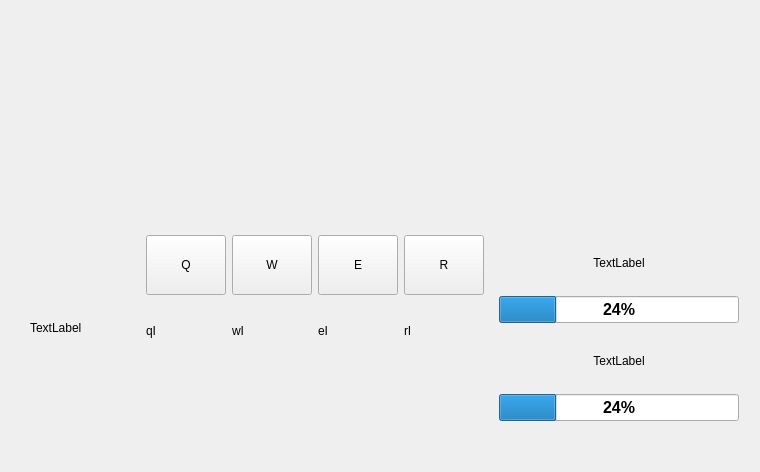
<?xml version="1.0" encoding="UTF-8"?>
<ui version="4.0">
 <class>window</class>
 <widget class="QWidget" name="window">
  <property name="geometry">
   <rect>
    <x>0</x>
    <y>0</y>
    <width>760</width>
    <height>472</height>
   </rect>
  </property>
  <property name="windowTitle">
   <string>Form</string>
  </property>
  <layout class="QHBoxLayout" name="horizontalLayout_2">
   <item>
    <spacer name="horizontalSpacer">
     <property name="orientation">
      <enum>Qt::Horizontal</enum>
     </property>
     <property name="sizeHint" stdset="0">
      <size>
       <width>13</width>
       <height>20</height>
      </size>
     </property>
    </spacer>
   </item>
   <item>
    <layout class="QVBoxLayout" name="verticalLayout_6">
     <item>
      <spacer name="verticalSpacer_2">
       <property name="orientation">
        <enum>Qt::Vertical</enum>
       </property>
       <property name="sizeHint" stdset="0">
        <size>
         <width>20</width>
         <height>40</height>
        </size>
       </property>
      </spacer>
     </item>
     <item>
      <layout class="QVBoxLayout" name="playerWindowLayout"/>
     </item>
     <item>
      <layout class="QVBoxLayout" name="verticalLayout_5">
       <item>
        <layout class="QHBoxLayout" name="horizontalLayout">
         <item>
          <spacer name="horizontalSpacer_3">
           <property name="orientation">
            <enum>Qt::Horizontal</enum>
           </property>
           <property name="sizeHint" stdset="0">
            <size>
             <width>40</width>
             <height>20</height>
            </size>
           </property>
          </spacer>
         </item>
         <item>
          <spacer name="horizontalSpacer_7">
           <property name="orientation">
            <enum>Qt::Horizontal</enum>
           </property>
           <property name="sizeHint" stdset="0">
            <size>
             <width>40</width>
             <height>20</height>
            </size>
           </property>
          </spacer>
         </item>
         <item>
          <widget class="QLabel" name="faceLabel">
           <property name="minimumSize">
            <size>
             <width>100</width>
             <height>140</height>
            </size>
           </property>
           <property name="text">
            <string>TextLabel</string>
           </property>
          </widget>
         </item>
         <item>
          <spacer name="horizontalSpacer_6">
           <property name="orientation">
            <enum>Qt::Horizontal</enum>
           </property>
           <property name="sizeHint" stdset="0">
            <size>
             <width>40</width>
             <height>20</height>
            </size>
           </property>
          </spacer>
         </item>
         <item>
          <layout class="QVBoxLayout" name="verticalLayout">
           <item>
            <widget class="QPushButton" name="qButton">
             <property name="minimumSize">
              <size>
               <width>80</width>
               <height>60</height>
              </size>
             </property>
             <property name="maximumSize">
              <size>
               <width>80</width>
               <height>60</height>
              </size>
             </property>
             <property name="text">
              <string>Q</string>
             </property>
            </widget>
           </item>
           <item>
            <widget class="QLabel" name="qLabel">
             <property name="minimumSize">
              <size>
               <width>80</width>
               <height>60</height>
              </size>
             </property>
             <property name="maximumSize">
              <size>
               <width>80</width>
               <height>60</height>
              </size>
             </property>
             <property name="text">
              <string>qI</string>
             </property>
            </widget>
           </item>
           <item>
            <spacer name="verticalSpacer_4">
             <property name="orientation">
              <enum>Qt::Vertical</enum>
             </property>
             <property name="sizeHint" stdset="0">
              <size>
               <width>20</width>
               <height>40</height>
              </size>
             </property>
            </spacer>
           </item>
          </layout>
         </item>
         <item>
          <layout class="QVBoxLayout" name="verticalLayout_2">
           <item>
            <widget class="QPushButton" name="wButton">
             <property name="minimumSize">
              <size>
               <width>80</width>
               <height>60</height>
              </size>
             </property>
             <property name="maximumSize">
              <size>
               <width>80</width>
               <height>60</height>
              </size>
             </property>
             <property name="text">
              <string>W</string>
             </property>
            </widget>
           </item>
           <item>
            <widget class="QLabel" name="wLabel">
             <property name="minimumSize">
              <size>
               <width>80</width>
               <height>60</height>
              </size>
             </property>
             <property name="maximumSize">
              <size>
               <width>80</width>
               <height>60</height>
              </size>
             </property>
             <property name="text">
              <string>wI</string>
             </property>
            </widget>
           </item>
           <item>
            <spacer name="verticalSpacer_5">
             <property name="orientation">
              <enum>Qt::Vertical</enum>
             </property>
             <property name="sizeHint" stdset="0">
              <size>
               <width>20</width>
               <height>40</height>
              </size>
             </property>
            </spacer>
           </item>
          </layout>
         </item>
         <item>
          <layout class="QVBoxLayout" name="verticalLayout_3">
           <item>
            <widget class="QPushButton" name="eButton">
             <property name="minimumSize">
              <size>
               <width>80</width>
               <height>60</height>
              </size>
             </property>
             <property name="maximumSize">
              <size>
               <width>80</width>
               <height>60</height>
              </size>
             </property>
             <property name="text">
              <string>E</string>
             </property>
            </widget>
           </item>
           <item>
            <widget class="QLabel" name="eLabel">
             <property name="minimumSize">
              <size>
               <width>80</width>
               <height>60</height>
              </size>
             </property>
             <property name="maximumSize">
              <size>
               <width>80</width>
               <height>60</height>
              </size>
             </property>
             <property name="text">
              <string>eI</string>
             </property>
            </widget>
           </item>
           <item>
            <spacer name="verticalSpacer_6">
             <property name="orientation">
              <enum>Qt::Vertical</enum>
             </property>
             <property name="sizeHint" stdset="0">
              <size>
               <width>20</width>
               <height>40</height>
              </size>
             </property>
            </spacer>
           </item>
          </layout>
         </item>
         <item>
          <layout class="QVBoxLayout" name="verticalLayout_4">
           <item>
            <widget class="QPushButton" name="rButton">
             <property name="minimumSize">
              <size>
               <width>80</width>
               <height>60</height>
              </size>
             </property>
             <property name="maximumSize">
              <size>
               <width>80</width>
               <height>60</height>
              </size>
             </property>
             <property name="text">
              <string>R</string>
             </property>
            </widget>
           </item>
           <item>
            <widget class="QLabel" name="rLabel">
             <property name="minimumSize">
              <size>
               <width>80</width>
               <height>60</height>
              </size>
             </property>
             <property name="maximumSize">
              <size>
               <width>80</width>
               <height>60</height>
              </size>
             </property>
             <property name="text">
              <string>rI</string>
             </property>
            </widget>
           </item>
           <item>
            <spacer name="verticalSpacer_7">
             <property name="minimumSize">
              <size>
               <width>80</width>
               <height>60</height>
              </size>
             </property>
             <property name="maximumSize">
              <size>
               <width>80</width>
               <height>60</height>
              </size>
             </property>
             <property name="orientation">
              <enum>Qt::Vertical</enum>
             </property>
             <property name="sizeHint" stdset="0">
              <size>
               <width>20</width>
               <height>40</height>
              </size>
             </property>
            </spacer>
           </item>
          </layout>
         </item>
         <item>
          <spacer name="horizontalSpacer_4">
           <property name="orientation">
            <enum>Qt::Horizontal</enum>
           </property>
           <property name="sizeHint" stdset="0">
            <size>
             <width>40</width>
             <height>20</height>
            </size>
           </property>
          </spacer>
         </item>
         <item>
          <layout class="QVBoxLayout" name="verticalLayout_7">
           <item>
            <widget class="QLabel" name="HPLabel">
             <property name="font">
              <font>
               <pointsize>9</pointsize>
              </font>
             </property>
             <property name="text">
              <string>TextLabel</string>
             </property>
             <property name="alignment">
              <set>Qt::AlignCenter</set>
             </property>
            </widget>
           </item>
           <item>
            <widget class="QProgressBar" name="HPbar">
             <property name="minimumSize">
              <size>
               <width>240</width>
               <height>0</height>
              </size>
             </property>
             <property name="font">
              <font>
               <pointsize>12</pointsize>
               <weight>75</weight>
               <bold>true</bold>
              </font>
             </property>
             <property name="value">
              <number>24</number>
             </property>
            </widget>
           </item>
           <item>
            <spacer name="verticalSpacer_3">
             <property name="orientation">
              <enum>Qt::Vertical</enum>
             </property>
             <property name="sizeType">
              <enum>QSizePolicy::Minimum</enum>
             </property>
             <property name="sizeHint" stdset="0">
              <size>
               <width>20</width>
               <height>5</height>
              </size>
             </property>
            </spacer>
           </item>
           <item>
            <widget class="QLabel" name="manaLabel">
             <property name="font">
              <font>
               <pointsize>9</pointsize>
              </font>
             </property>
             <property name="text">
              <string>TextLabel</string>
             </property>
             <property name="alignment">
              <set>Qt::AlignCenter</set>
             </property>
            </widget>
           </item>
           <item>
            <widget class="QProgressBar" name="manaBar">
             <property name="minimumSize">
              <size>
               <width>240</width>
               <height>0</height>
              </size>
             </property>
             <property name="font">
              <font>
               <pointsize>12</pointsize>
               <weight>75</weight>
               <bold>true</bold>
              </font>
             </property>
             <property name="value">
              <number>24</number>
             </property>
            </widget>
           </item>
          </layout>
         </item>
         <item>
          <spacer name="horizontalSpacer_5">
           <property name="orientation">
            <enum>Qt::Horizontal</enum>
           </property>
           <property name="sizeHint" stdset="0">
            <size>
             <width>40</width>
             <height>20</height>
            </size>
           </property>
          </spacer>
         </item>
        </layout>
       </item>
       <item>
        <spacer name="verticalSpacer">
         <property name="orientation">
          <enum>Qt::Vertical</enum>
         </property>
         <property name="sizeHint" stdset="0">
          <size>
           <width>20</width>
           <height>40</height>
          </size>
         </property>
        </spacer>
       </item>
      </layout>
     </item>
    </layout>
   </item>
   <item>
    <spacer name="horizontalSpacer_2">
     <property name="orientation">
      <enum>Qt::Horizontal</enum>
     </property>
     <property name="sizeHint" stdset="0">
      <size>
       <width>21</width>
       <height>20</height>
      </size>
     </property>
    </spacer>
   </item>
  </layout>
 </widget>
 <resources/>
 <connections/>
</ui>
